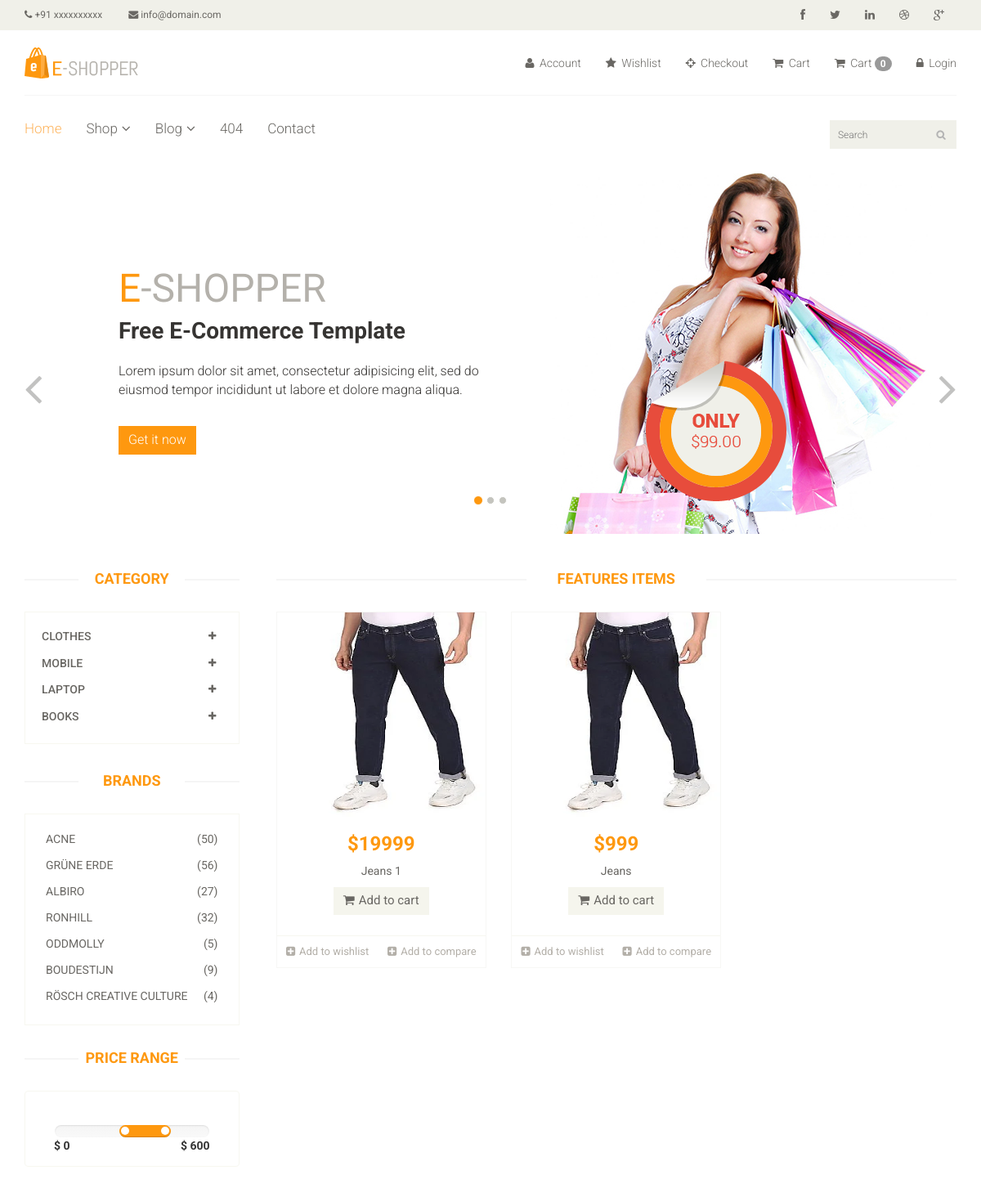
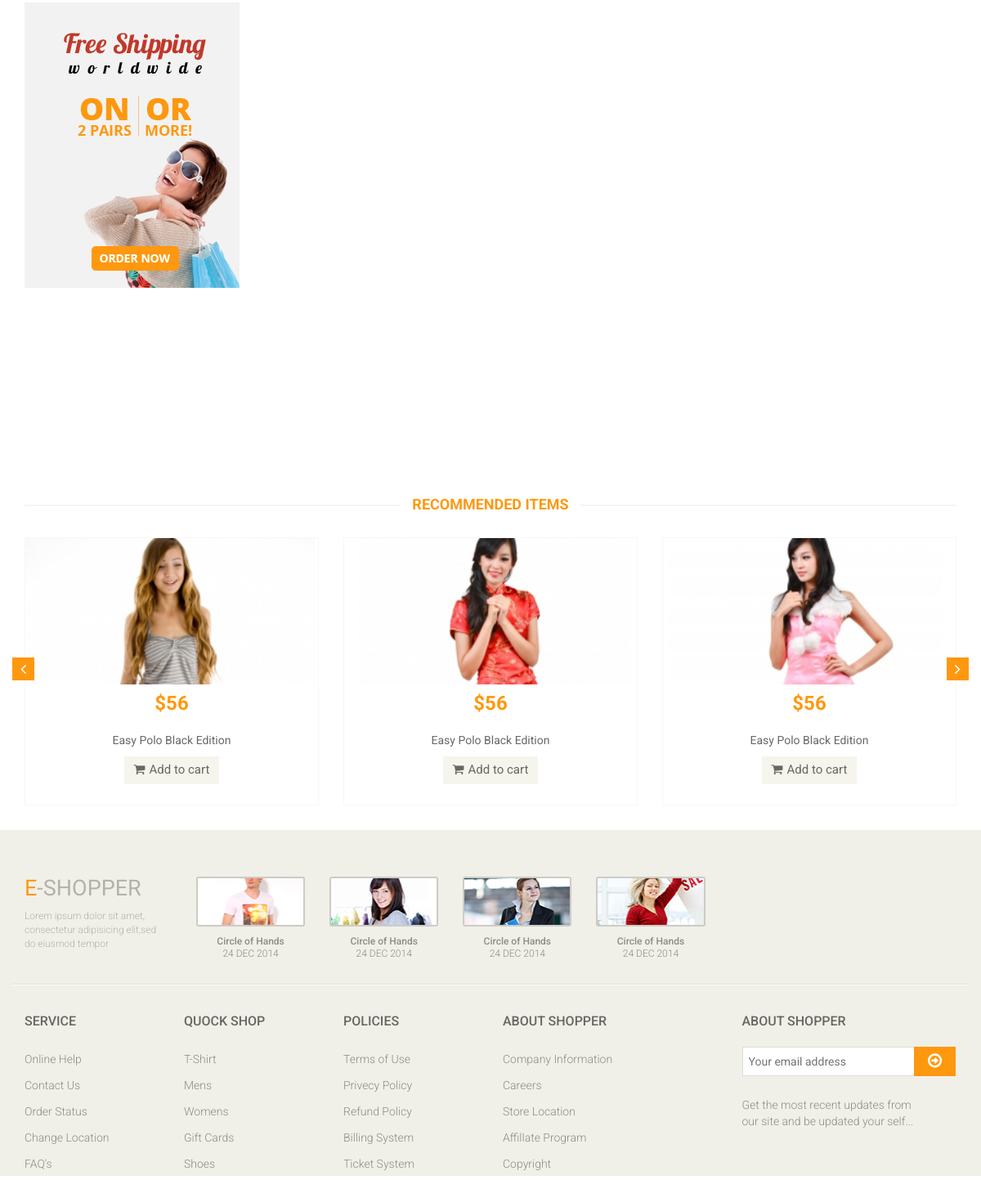
Screenshot of /?category=3 with the database file from the repository (2 pictures, top to bottom).
### app/models.py (models this page shows, shortened)
class Category(models.Model):
    name = models.CharField(max_length = 150)

class Product(models.Model):
    category = models.ForeignKey(Category, on_delete = models.CASCADE)
    subcategory = models.ForeignKey(SubCategory, on_delete = models.CASCADE)
    image = models.ImageField(upload_to = 'product_image')
    name = models.CharField(max_length = 150)
    price = models.IntegerField()
    date = models.DateField(auto_now_add = True)

### multivendor_shop/views.py (the view)
# urls.py: path('',index, name='index'),
def index(request):
    category = Category.objects.all()
    categoryID = request.GET.get('category')
    print(categoryID)
    if categoryID:
        product = Product.objects.filter(subcategory = categoryID).order_by('-id')
    else:
        product = Product.objects.all()
    context = {
        'category' : category,
        'product' : product,
    }
    return render(request, 'index.html', context)

### templates/index.html (shortened to what this page needs)
{% extends 'master.html' %}
{% block body %}
<section id="slider">
    <div class="container">
        <div class="row">
            <div class="col-sm-12">
                <div id="slider-carousel" class="carousel slide" data-ride="carousel">
                    <ol class="carousel-indicators">
                        <li data-target="#slider-carousel" data-slide-to="0" class="active"></li>
                        <li data-target="#slider-carousel" data-slide-to="1"></li>
                        <li data-target="#slider-carousel" data-slide-to="2"></li>
                    </ol>
                    <div class="carousel-inner">
                        <div class="item active">
                            <div class="col-sm-6">
                                <h1><span>E</span>-SHOPPER</h1>
                                <h2>Free E-Commerce Template</h2>
                                <p>Lorem ipsum dolor sit amet, consectetur adipisicing elit, sed do eiusmod tempor
                                    incididunt ut labore et dolore magna aliqua. </p>
                                <button type="button" class="btn btn-default get">Get it now</button>
                            </div>
                            <div class="col-sm-6">
                                <img src="/static/images/home/girl1.jpg" class="girl img-responsive" alt="" />
                                <img src="/static/images/home/pricing.png" class="pricing" alt="" />
                            </div>
                        </div>
                    </div>
                    <a href="#slider-carousel" class="left control-carousel hidden-xs" data-slide="prev">
                        <i class="fa fa-angle-left"></i>
                    </a>
                    <a href="#slider-carousel" class="right control-carousel hidden-xs" data-slide="next">
                        <i class="fa fa-angle-right"></i>
                    </a>
                </div>
            </div>
        </div>
    </div>
</section>
<section>
    <div class="container">
        <div class="row">
            <div class="col-sm-3">
                <div class="left-sidebar">
                    <h2>Category</h2>
                    <div class="panel-group category-products" id="accordian">
                        {% for cat in category %}
                        <div class="panel panel-default">
                            <div class="panel-heading">
                                <h4 class="panel-title">
                                    <a data-toggle="collapse" data-parent="#accordian" href="#{{cat.id}}">
                                        <span class="badge pull-right"><i class="fa fa-plus"></i></span>
                                        {{cat.name}}
                                    </a>
                                </h4>
                            </div>
                        </div>
                        {% endfor %}
                    </div>
                    <div class="brands_products">
                        <h2>Brands</h2>
                        <div class="brands-name">
                            <ul class="nav nav-pills nav-stacked">
                                <li><a href="#"> <span class="pull-right">(50)</span>Acne</a></li>
                                <li><a href="#"> <span class="pull-right">(56)</span>Grüne Erde</a></li>
                                <li><a href="#"> <span class="pull-right">(27)</span>Albiro</a></li>
                                <li><a href="#"> <span class="pull-right">(32)</span>Ronhill</a></li>
                                <li><a href="#"> <span class="pull-right">(5)</span>Oddmolly</a></li>
                                <li><a href="#"> <span class="pull-right">(9)</span>Boudestijn</a></li>
                                <li><a href="#"> <span class="pull-right">(4)</span>Rösch creative culture</a></li>
                            </ul>
                        </div>
                    </div>
                    <div class="price-range">
                        <h2>Price Range</h2>
                        <div class="well text-center">
                                data-slider-step="5" data-slider-value="[250,450]" id="sl2"><br />
                            <b class="pull-left">$ 0</b> <b class="pull-right">$ 600</b>
                        </div>
                    </div>
                    <div class="shipping text-center">
                        <img src="/static/images/home/shipping.jpg" alt="" />
                    </div>
                </div>
            </div>
            <div class="col-sm-9 padding-right">
                <div class="features_items">
                    <h2 class="title text-center">Features Items</h2>
                    {% for prod in product %}
                    <div class="col-sm-4">
                        <div class="product-image-wrapper">
                            <div class="single-products">
                                <div class="productinfo text-center">
                                    <img src="{{prod.image}}" alt="" height="250px"/>
                                    <h2>${{prod.price}}</h2>
                                    <p>{{prod.name}}</p>
                                    <a href="{% url 'cart_add' prod.id %}" class="btn btn-default add-to-cart"><i
                                            class="fa fa-shopping-cart"></i>Add to cart</a>
                                </div>
                                <div class="product-overlay">
                                    <div class="overlay-content">
                                    </div>
                                </div>
                            </div>
                            <div class="choose">
                                <ul class="nav nav-pills nav-justified">
                                    <li><a href="#"><i class="fa fa-plus-square"></i>Add to wishlist</a></li>
                                    <li><a href="#"><i class="fa fa-plus-square"></i>Add to compare</a></li>
                                </ul>
                            </div>
                        </div>
                    </div>
                    {% endfor %}
                </div>
            </div>
            <div class="recommended_items">
                <h2 class="title text-center">recommended items</h2>
                <div id="recommended-item-carousel" class="carousel slide" data-ride="carousel">
                    <div class="carousel-inner">
                        <div class="item active">
                            <div class="col-sm-4">
                                <div class="product-image-wrapper">
                                    <div class="single-products">
                                        <div class="productinfo text-center">
                                            <img src="/static/images/home/recommend1.jpg" alt="" />
                                            <h2>$56</h2>
                                            <p>Easy Polo Black Edition</p>
                                            <a href="#" class="btn btn-default add-to-cart"><i
                                                    class="fa fa-shopping-cart"></i>Add to cart</a>
                                        </div>
                                    </div>
                                </div>
                            </div>
                            <div class="col-sm-4">
                                <div class="product-image-wrapper">
                                    <div class="single-products">
                                        <div class="productinfo text-center">
                                            <img src="/static/images/home/recommend2.jpg" alt="" />
                                            <h2>$56</h2>
                                            <p>Easy Polo Black Edition</p>
                                            <a href="#" class="btn btn-default add-to-cart"><i
                                                    class="fa fa-shopping-cart"></i>Add to cart</a>
                                        </div>
                                    </div>
                                </div>
                            </div>
                            <div class="col-sm-4">
                                <div class="product-image-wrapper">
                                    <div class="single-products">
                                        <div class="productinfo text-center">
                                            <img src="/static/images/home/recommend3.jpg" alt="" />
                                            <h2>$56</h2>
                                            <p>Easy Polo Black Edition</p>
                                            <a href="#" class="btn btn-default add-to-cart"><i
                                                    class="fa fa-shopping-cart"></i>Add to cart</a>
                                        </div>
                                    </div>
                                </div>
                            </div>
                        </div>
                    </div>
                    <a class="left recommended-item-control" href="#recommended-item-carousel" data-slide="prev">
                        <i class="fa fa-angle-left"></i>
                    </a>
                    <a class="right recommended-item-control" href="#recommended-item-carousel" data-slide="next">
                        <i class="fa fa-angle-right"></i>
                    </a>
                </div>
            </div>
        </div>
    </div>
</section>
{% endblock %}

### rows the page displays
Category: name "CLOTHES"
Category: name "MOBILE"
Category: name "LAPTOP"
Category: name "BOOKS"
Product: image (picture), price "19999", name "Jeans 1"
Product: image (picture), price "999", name "Jeans"

### other values shown
{{ request.session.cart|length }} "0"
